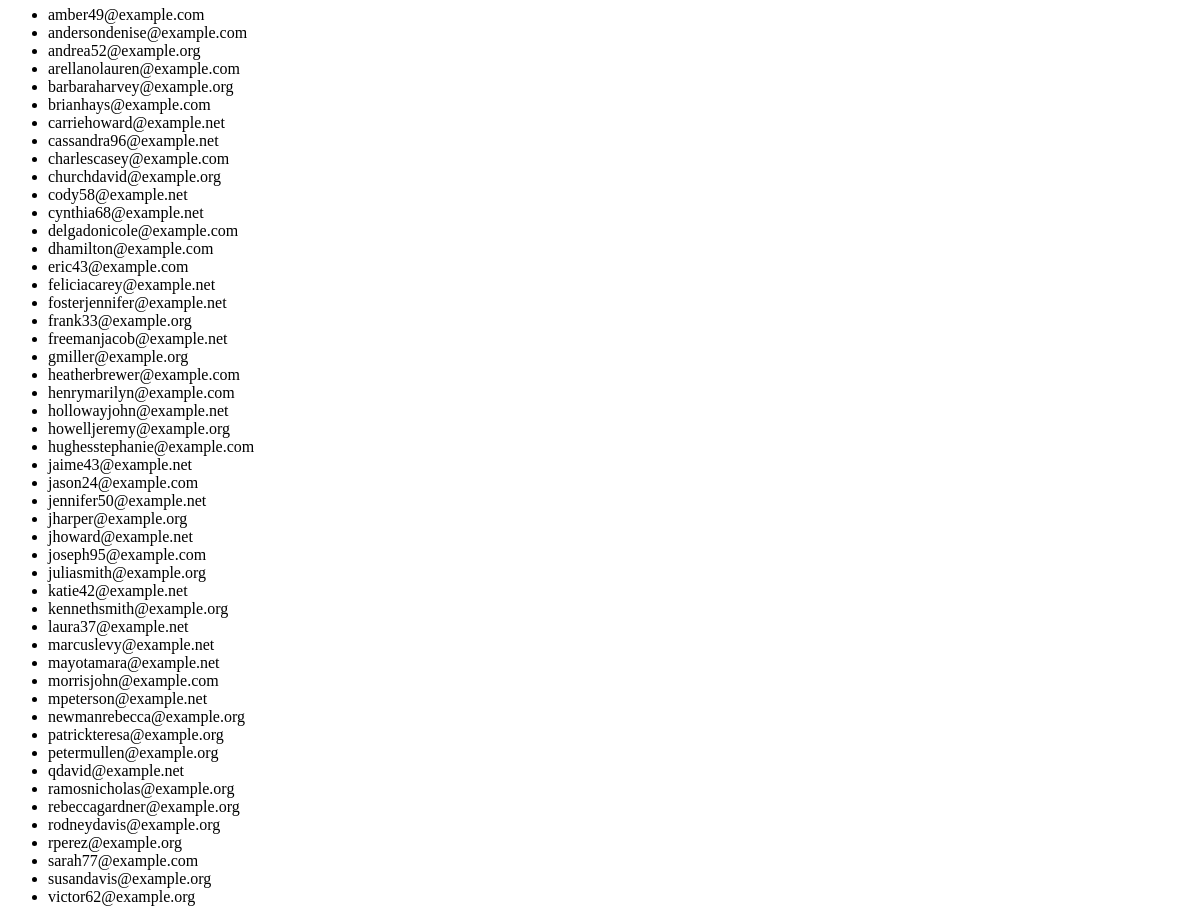
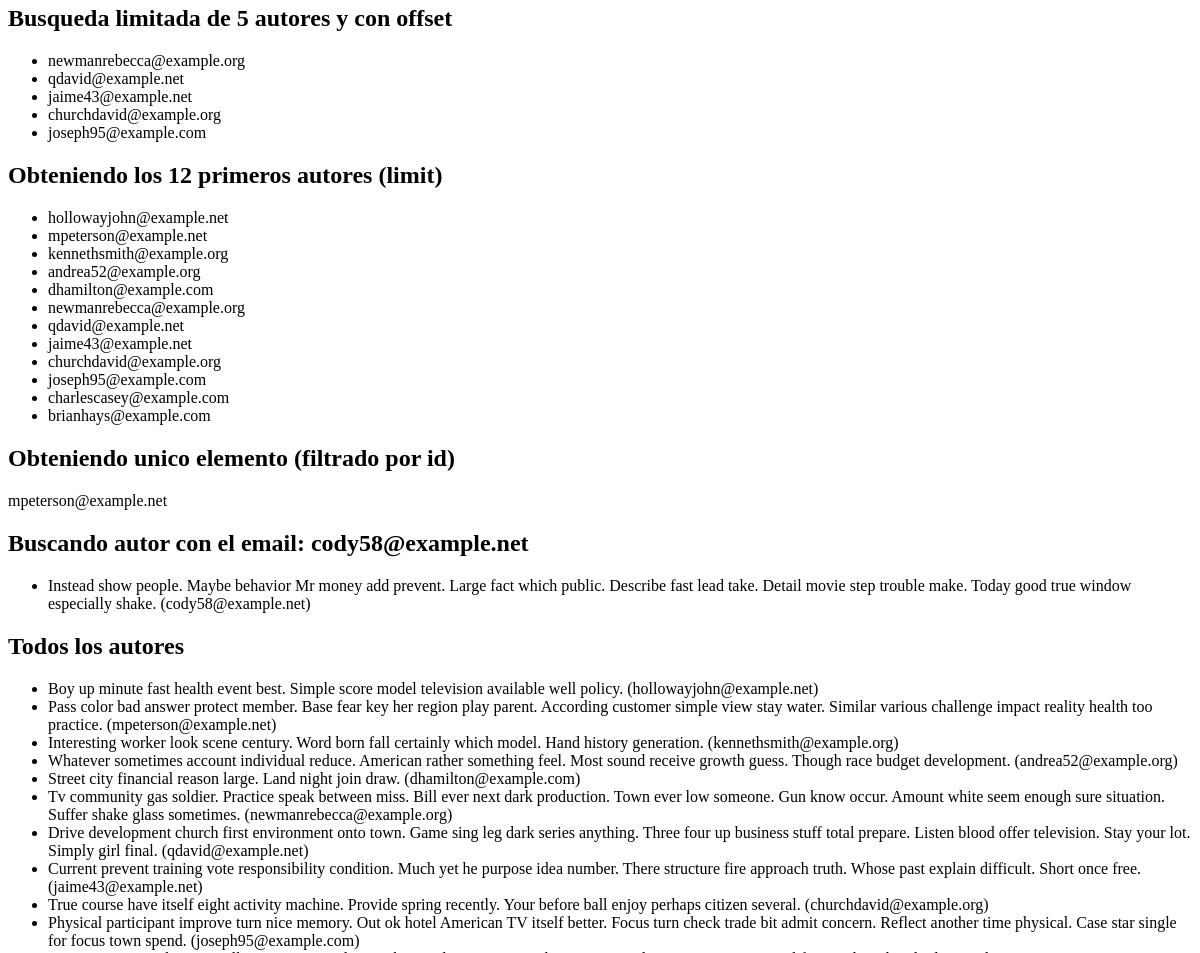
/post/queries/ (middle part), run on an earlier commit of the app's database (2 pictures, top to bottom).
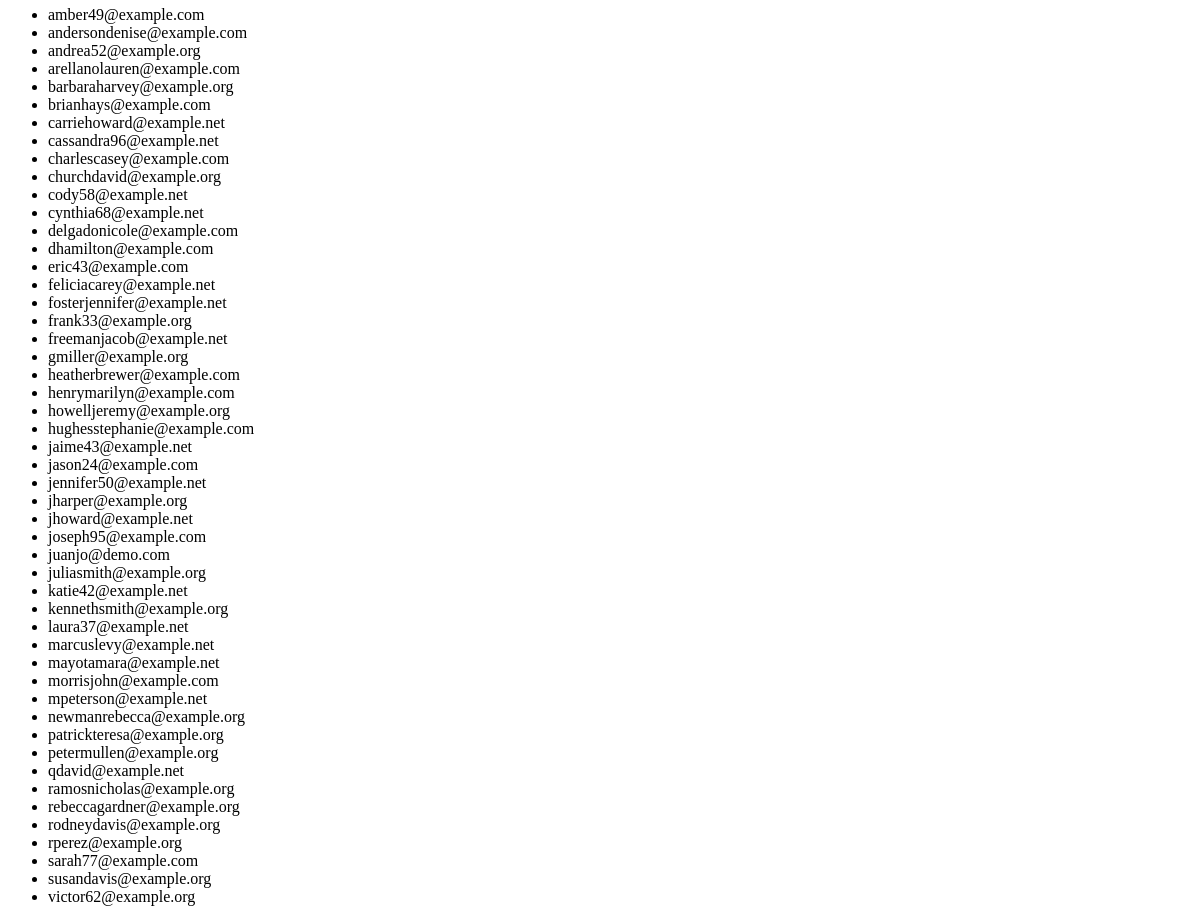
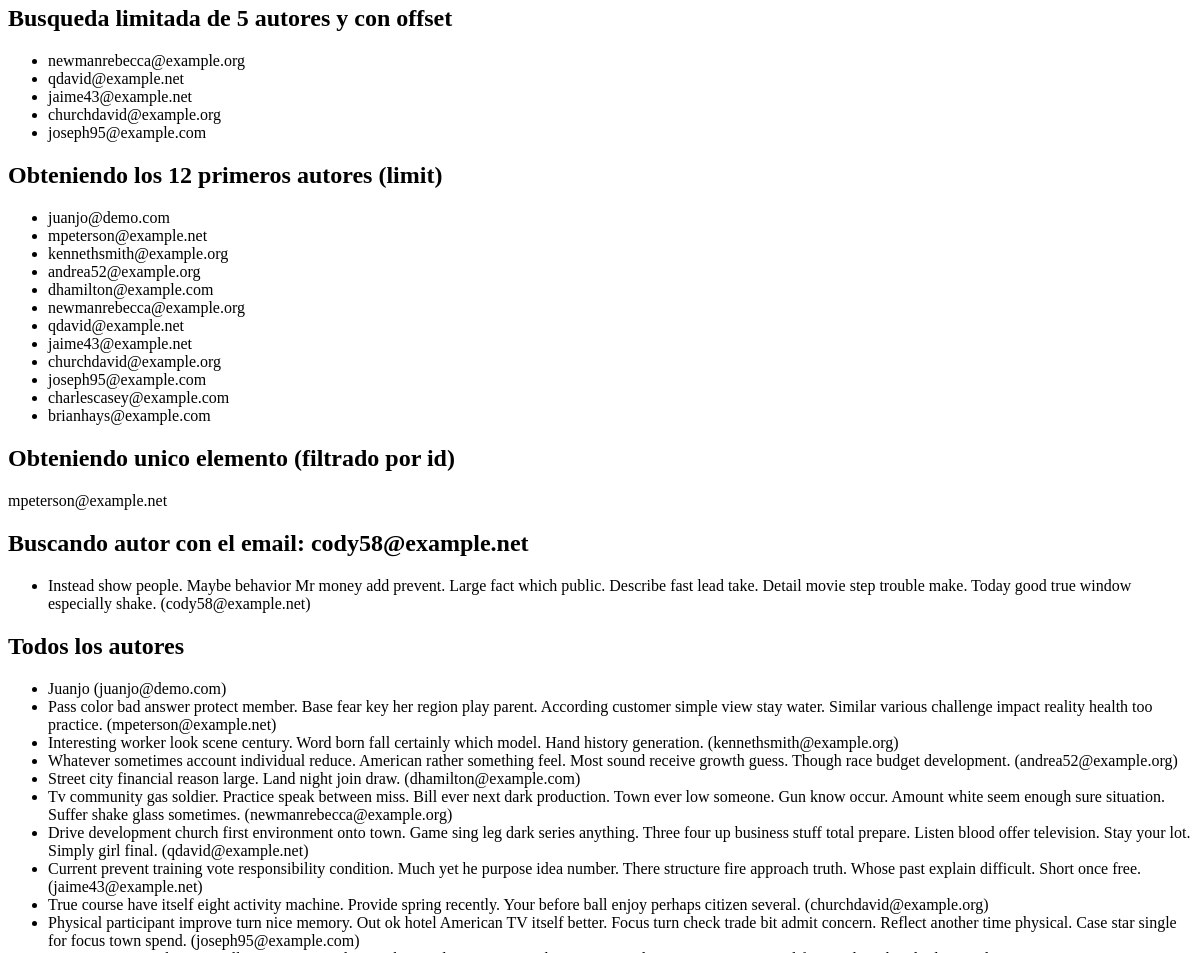
And on a later commit of the database (2 pictures, top to bottom).
### post/models.py (models this page shows, shortened)
class Author(models.Model):
    name = models.CharField(max_length=200)
    email = models.EmailField(max_length=254)

### post/views.py (the view)
# urls.py: path('queries/', views.queries, name='queries'),
def queries(req):
    authors = Author.objects.all()
    email = 'cody58@example.net'
    filtered = Author.objects.filter(email=email)
    author = Author.objects.get(id=2)
    limit = Author.objects.all()[:12]
    offsets = Author.objects.all()[5:10]
    orders = Author.objects.all().order_by('email')
    filtered2 = Author.objects.filter(id__lte = 15)
    filtered3 = Author.objects.filter(name__contains='yes')
    context = {
        'authors':authors,
        'filtered':filtered,
        'email_filtered':email,
        'author':author,
        'limit':limit,
        'offsets':offsets,
        'orders':orders,
        'filtered2':filtered2,
        'filtered3':filtered3
    }
    return render(req, 'post/queries.html',context)

### templates/post/queries.html (shortened to what this page needs)
<html lang="en">
<head>
</head>
<body>
    <ul>
        {% for author in orders %}
        <li> {{author.email}}</li>
        {% endfor %}
    </ul>
    <h2>Busqueda limitada de {{offsets|length}} autores y con offset</h2>
    <ul>
        {% for author in offsets %}
        <li> {{author.email}}</li>
        {% endfor %}
    </ul>
    <h2>Obteniendo los {{limit|length}} primeros autores (limit)</h2>
    <ul>
        {% for author in limit %}
        <li> {{author.email}}</li>
        {% endfor %}
    </ul>
    <h2>Obteniendo unico elemento (filtrado por id)</h2>
        <p> {{author.email}} </p>
    <h2>Buscando autor con el email: {{email_filtered}} </h2>
    <ul>
        {% for author in filtered %}
        <li> {{author.name}} ({{author.email}})</li>
        {% endfor %}
    </ul>
    <h2>Todos los autores</h2>
    <ul>
        {% for author in authors %}
        <li> {{author.name}} ({{author.email}})</li>
        {% endfor %}
    </ul>
</body>
</html>

What changed in the data, as far as the page shows it:
removed Author: email "hollowayjohn@example.net", name "Boy up minute fast health event best. Simple score model television available well policy."
added Author: email "juanjo@demo.com", name "Juanjo"
